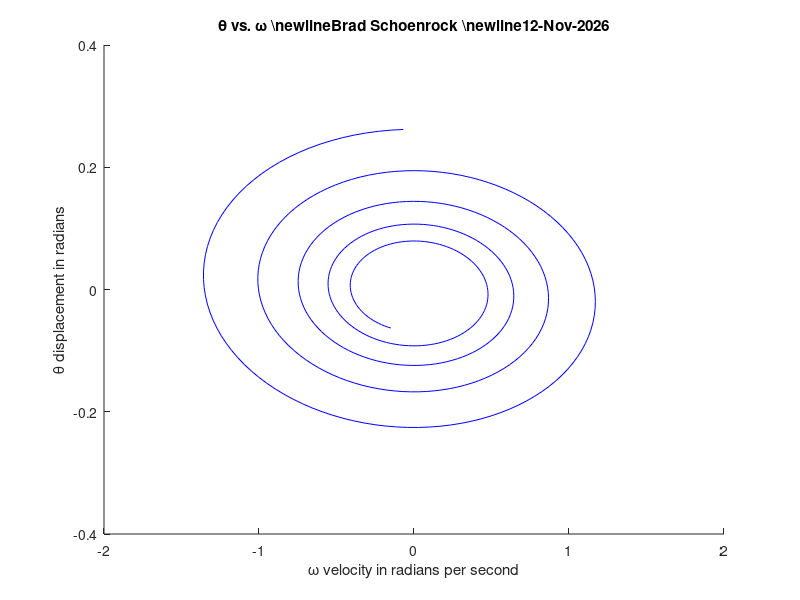
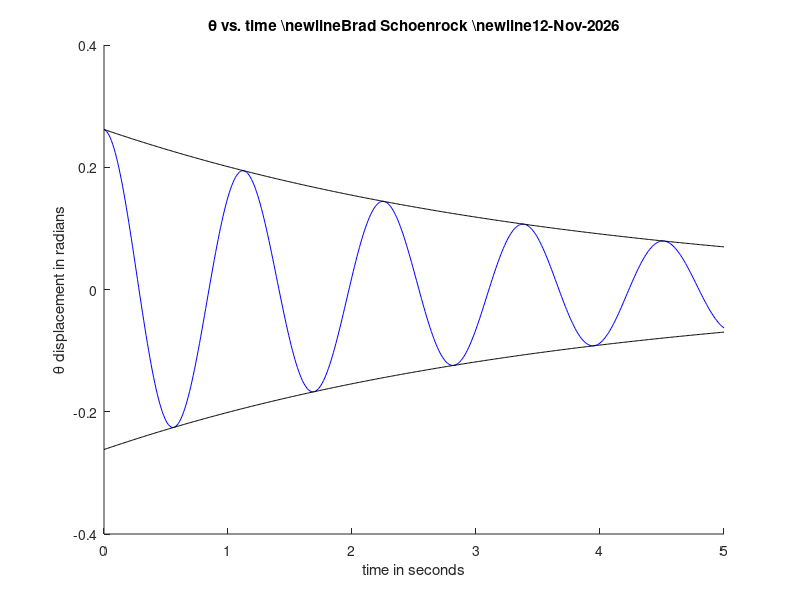

Source code (MATLAB) for these figures, in order:
%this program plots the motion of a stiff pendulum with drag

clear all;
A=pi/12;
m=.425;
M=.345;
l=.35;
g=9.8;
b=.2;
B=.25*b/l/(m+1/3*M);
w=sqrt(g/l*(m+.5*M)/(m+1/3*M));
t=(0:.01:5)';
%defines a few variables to use

F0=A*exp(-B*t).*cos(w*t);
F1=A*exp(-B*t);
F2=A*-B.*exp(-B*t).*cos(w*t)+A.*exp(-B*t).*-w.*sin(w*t);


figure;
hold on;

ttla=('\theta vs. \omega ');
tt2='Brad Schoenrock ';
tta=[ttla,'\newline',tt2,'\newline',date];
title(tta)
xlabel('\omega velocity in radians per second');
ylabel('\theta displacement in radians');
axis([-2  2  -.4 .4]);
%sets up graph

plot(F2,F0,'b-');

hold off;

figure;
hold on;

ttla=('\theta vs. time ');
tt2='Brad Schoenrock ';
tta=[ttla,'\newline',tt2,'\newline',date];
title(tta)
xlabel('time in seconds');
ylabel('\theta displacement in radians');
axis([0  5  -.4 .4]);
%sets up graph

plot(t,F0,'b-');
plot(t,F1,'black-');
plot(t,-F1,'black-');

hold off